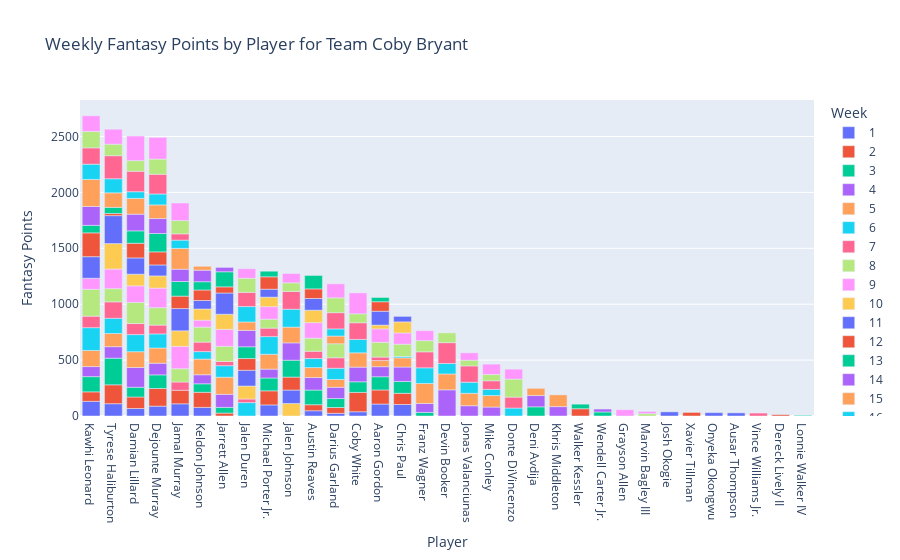
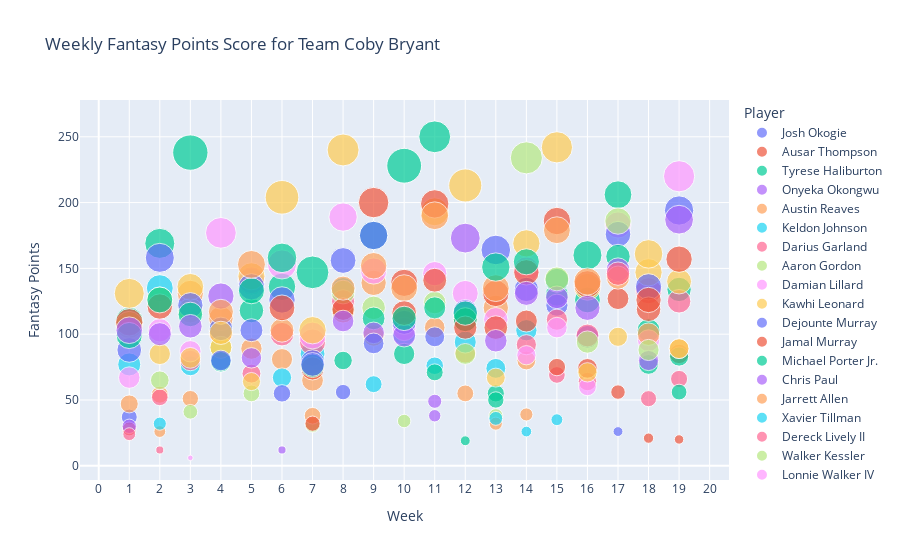

Write notebook code for charts like these, in order.
### Markdown cell above
Visualization of Player Weekly Points

### Code cell
# Option 1: Create a bar chart to visualize the weekly points by player
# Create a bar chart to visualize the weekly points by player
fig = px.bar(cleaned_df, 
             # Set axis and color
             x='Player', y='Fantasy Points', color="Week",
             # Title
             title=f'Weekly Fantasy Points by Player for Team {team_name}')

# Display in descending order
fig.update_layout(xaxis={'categoryorder': 'total descending'})  

# Display the bar chart
fig.show()

# Option 2: Create a scatter plot to visualize the weekly points by player
fig = px.scatter(cleaned_df,
                 # Set axis, size, and color
                 x='Week', y='Fantasy Points', color='Player', size='Weekly Contribution Percentage',
                 # Titles and labels
                 title=f'Weekly Fantasy Points Score for Team {team_name}',
                 labels={'Fantasy Points': 'Fantasy Points', 'Week': 'Week'}, hover_name='Player', size_max=25)

# Show every tick for weeks
fig.update_layout(
    xaxis = dict(
        tickmode = 'linear',
    )
)

# Display the scatter plot
fig.show()

### Figure 1 — Plotly figure (JSON) as saved in the notebook; plotly's stock layout.template omitted (floating-point values rounded to 4 significant figures)
{"data": [{"alignmentgroup": "True", "hovertemplate": "Week=1<br>Player=%{x}<br>Fantasy Points=%{y}<extra></extra>", "legendgroup": "1", "marker": {"color": "#636efa", "pattern": {"shape": ""}}, "name": "1", "offsetgroup": "1", "orientation": "v", "showlegend": true, "textposition": "auto", "type": "bar", "x": ["Josh Okogie", "Ausar Thompson", "Tyrese Haliburton", "Onyeka Okongwu", "Austin Reaves", "Keldon Johnson", "Darius Garland", "Aaron Gordon", "Damian Lillard", "Kawhi Leonard", "Dejounte Murray", "Jamal Murray", "Michael Porter Jr.", "Chris Paul"], "xaxis": "x", "y": [37, 28, 110, 30, 47, 77, 24, 107, 67, 131, 88, 109, 99, 103], "yaxis": "y"}, {"alignmentgroup": "True", "hovertemplate": "Week=2<br>Player=%{x}<br>Fantasy Points=%{y}<extra></extra>", "legendgroup": "2", "marker": {"color": "#EF553B", "pattern": {"shape": ""}}, "name": "2", "offsetgroup": "2", "orientation": "v", "showlegend": true, "textposition": "auto", "type": "bar", "x": ["Tyrese Haliburton", "Jarrett Allen", "Austin Reaves", "Darius Garland", "Keldon Johnson", "Aaron Gordon", "Xavier Tillman", "Damian Lillard", "Dereck Lively II", "Kawhi Leonard", "Dejounte Murray", "Walker Kessler", "Jamal Murray", "Michael Porter Jr.", "Chris Paul"], "xaxis": "x", "y": [169, 26, 54, 52, 135, 126, 32, 103, 12, 85, 158, 65, 121, 126, 100], "yaxis": "y"}, {"alignmentgroup": "True", "hovertemplate": "Week=3<br>Player=%{x}<br>Fantasy Points=%{y}<extra></extra>", "legendgroup": "3", "marker": {"color": "#00cc96", "pattern": {"shape": ""}}, "name": "3", "offsetgroup": "3", "orientation": "v", "showlegend": true, "textposition": "auto", "type": "bar", "x": ["Tyrese Haliburton", "Lonnie Walker IV", "Jarrett Allen", "Austin Reaves", "Keldon Johnson", "Darius Garland", "Deni Avdija", "Aaron Gordon", "Damian Lillard", "Dejounte Murray", "Kawhi Leonard", "Walker Kessler", "Michael Porter Jr.", "Chris Paul"], "xaxis": "x", "y": [238, 6, 51, 131, 76, 80, 82, 118, 87, 122, 136, 41, 115, 106], "yaxis": "y"}, {"alignmentgroup": "True", "hovertemplate": "Week=4<br>Player=%{x}<br>Fantasy Points=%{y}<extra></extra>", "legendgroup": "4", "marker": {"color": "#ab63fa", "pattern": {"shape": ""}}, "name": "4", "offsetgroup": "4", "orientation": "v", "showlegend": true, "textposition": "auto", "type": "bar", "x": ["Tyrese Haliburton", "Jarrett Allen", "Austin Reaves", "Keldon Johnson", "Darius Garland", "Deni Avdija", "Aaron Gordon", "Damian Lillard", "Kawhi Leonard", "Dejounte Murray", "Michael Porter Jr.", "Mike Conley", "Chris Paul"], "xaxis": "x", "y": [103, 117, 112, 81, 101, 101, 90, 177, 90, 104, 79, 80, 129], "yaxis": "y"}, {"alignmentgroup": "True", "hovertemplate": "Week=5<br>Player=%{x}<br>Fantasy Points=%{y}<extra></extra>", "legendgroup": "5", "marker": {"color": "#FFA15A", "pattern": {"shape": ""}}, "name": "5", "offsetgroup": "5", "orientation": "v", "showlegend": true, "textposition": "auto", "type": "bar", "x": ["Tyrese Haliburton", "Jarrett Allen", "Austin Reaves", "Darius Garland", "Keldon Johnson", "Deni Avdija", "Aaron Gordon", "Damian Lillard", "Dejounte Murray", "Kawhi Leonard", "Michael Porter Jr.", "Mike Conley", "Chris Paul"], "xaxis": "x", "y": [118, 153, 89, 70, 140, 64, 55, 141, 136, 144, 133, 103, 82], "yaxis": "y"}, {"alignmentgroup": "True", "hovertemplate": "Week=6<br>Player=%{x}<br>Fantasy Points=%{y}<extra></extra>", "legendgroup": "6", "marker": {"color": "#19d3f3", "pattern": {"shape": ""}}, "name": "6", "offsetgroup": "6", "orientation": "v", "showlegend": true, "textposition": "auto", "type": "bar", "x": ["Dejounte Murray", "Kawhi Leonard", "Tyrese Haliburton", "Jarrett Allen", "Jalen Duren", "Austin Reaves", "Keldon Johnson", "Darius Garland", "Michael Porter Jr.", "Mike Conley", "Chris Paul", "Damian Lillard"], "xaxis": "x", "y": [126, 204, 136, 103, 120, 81, 67, 100, 158, 55, 12, 153], "yaxis": "y"}, {"alignmentgroup": "True", "hovertemplate": "Week=7<br>Player=%{x}<br>Fantasy Points=%{y}<extra></extra>", "legendgroup": "7", "marker": {"color": "#FF6692", "pattern": {"shape": ""}}, "name": "7", "offsetgroup": "7", "orientation": "v", "showlegend": true, "textposition": "auto", "type": "bar", "x": ["Tyrese Haliburton", "Jarrett Allen", "Austin Reaves", "Keldon Johnson", "Darius Garland", "Aaron Gordon", "Damian Lillard", "Kawhi Leonard", "Dejounte Murray", "Jalen Duren", "Jamal Murray", "Michael Porter Jr.", "Mike Conley"], "xaxis": "x", "y": [147, 38, 65, 85, 94, 31, 99, 103, 79, 32, 74, 76, 77], "yaxis": "y"}, {"alignmentgroup": "True", "hovertemplate": "Week=8<br>Player=%{x}<br>Fantasy Points=%{y}<extra></extra>", "legendgroup": "8", "marker": {"color": "#B6E880", "pattern": {"shape": ""}}, "name": "8", "offsetgroup": "8", "orientation": "v", "showlegend": true, "textposition": "auto", "type": "bar", "x": ["Tyrese Haliburton", "Jarrett Allen", "Austin Reaves", "Keldon Johnson", "Darius Garland", "Aaron Gordon", "Damian Lillard", "Kawhi Leonard", "Dejounte Murray", "Jamal Murray", "Michael Porter Jr.", "Mike Conley", "Chris Paul"], "xaxis": "x", "y": [118, 135, 117, 134, 125, 132, 189, 240, 156, 119, 80, 56, 110], "yaxis": "y"}, {"alignmentgroup": "True", "hovertemplate": "Week=9<br>Player=%{x}<br>Fantasy Points=%{y}<extra></extra>", "legendgroup": "9", "marker": {"color": "#FF97FF", "pattern": {"shape": ""}}, "name": "9", "offsetgroup": "9", "orientation": "v", "showlegend": true, "textposition": "auto", "type": "bar", "x": ["Kawhi Leonard", "Dejounte Murray", "Tyrese Haliburton", "Jarrett Allen", "Austin Reaves", "Jamal Murray", "Keldon Johnson", "Michael Porter Jr.", "Chris Paul", "Mike Conley", "Aaron Gordon", "Damian Lillard"], "xaxis": "x", "y": [99, 175, 175, 152, 139, 200, 62, 112, 101, 93, 120, 148], "yaxis": "y"}, {"alignmentgroup": "True", "hovertemplate": "Week=10<br>Player=%{x}<br>Fantasy Points=%{y}<extra></extra>", "legendgroup": "10", "marker": {"color": "#FECB52", "pattern": {"shape": ""}}, "name": "10", "offsetgroup": "10", "orientation": "v", "showlegend": true, "textposition": "auto", "type": "bar", "x": ["Dejounte Murray", "Tyrese Haliburton", "Jarrett Allen", "Jalen Duren", "Austin Reaves", "Jamal Murray", "Keldon Johnson", "Michael Porter Jr.", "Jalen Johnson", "Chris Paul", "Aaron Gordon", "Damian Lillard"], "xaxis": "x", "y": [109, 228, 135, 116, 111, 139, 100, 85, 112, 99, 34, 104], "yaxis": "y"}, {"alignmentgroup": "True", "hovertemplate": "Week=11<br>Player=%{x}<br>Fantasy Points=%{y}<extra></extra>", "legendgroup": "11", "marker": {"color": "#636efa", "pattern": {"shape": ""}}, "name": "11", "offsetgroup": "11", "orientation": "v", "showlegend": true, "textposition": "auto", "type": "bar", "x": ["Coby White", "Tyrese Haliburton", "Jarrett Allen", "Austin Reaves", "Keldon Johnson", "Jalen Johnson", "Aaron Gordon", "Damian Lillard", "Dejounte Murray", "Kawhi Leonard", "Jalen Duren", "Jamal Murray", "Michael Porter Jr.", "Chris Paul"], "xaxis": "x", "y": [38, 250, 190, 105, 76, 120, 124, 146, 98, 193, 141, 199, 71, 49], "yaxis": "y"}, {"alignmentgroup": "True", "hovertemplate": "Week=12<br>Player=%{x}<br>Fantasy Points=%{y}<extra></extra>", "legendgroup": "12", "marker": {"color": "#EF553B", "pattern": {"shape": ""}}, "name": "12", "offsetgroup": "12", "orientation": "v", "showlegend": true, "textposition": "auto", "type": "bar", "x": ["Coby White", "Tyrese Haliburton", "Jarrett Allen", "Austin Reaves", "Keldon Johnson", "Jalen Johnson", "Aaron Gordon", "Damian Lillard", "Kawhi Leonard", "Dejounte Murray", "Jalen Duren", "Jamal Murray", "Michael Porter Jr."], "xaxis": "x", "y": [173, 19, 55, 86, 94, 116, 85, 131, 213, 117, 105, 111, 111], "yaxis": "y"}, {"alignmentgroup": "True", "hovertemplate": "Week=13<br>Player=%{x}<br>Fantasy Points=%{y}<extra></extra>", "legendgroup": "13", "marker": {"color": "#00cc96", "pattern": {"shape": ""}}, "name": "13", "offsetgroup": "13", "orientation": "v", "showlegend": true, "textposition": "auto", "type": "bar", "x": ["Coby White", "Tyrese Haliburton", "Jarrett Allen", "Franz Wagner", "Austin Reaves", "Keldon Johnson", "Jalen Johnson", "Aaron Gordon", "Damian Lillard", "Kawhi Leonard", "Dejounte Murray", "Wendell Carter Jr.", "Jalen Duren", "Jamal Murray", "Michael Porter Jr."], "xaxis": "x", "y": [95, 55, 135, 32, 120, 74, 151, 38, 111, 67, 164, 36, 105, 131, 50], "yaxis": "y"}, {"alignmentgroup": "True", "hovertemplate": "Week=14<br>Player=%{x}<br>Fantasy Points=%{y}<extra></extra>", "legendgroup": "14", "marker": {"color": "#ab63fa", "pattern": {"shape": ""}}, "name": "14", "offsetgroup": "14", "orientation": "v", "showlegend": true, "textposition": "auto", "type": "bar", "x": ["Coby White", "Jarrett Allen", "Franz Wagner", "Keldon Johnson", "Jalen Johnson", "Jonas Valanciunas", "Devin Booker", "Damian Lillard", "Khris Middleton", "Dejounte Murray", "Kawhi Leonard", "Wendell Carter Jr.", "Jalen Duren", "Jamal Murray"], "xaxis": "x", "y": [131, 39, 80, 103, 155, 92, 234, 149, 84, 134, 169, 26, 147, 110], "yaxis": "y"}, {"alignmentgroup": "True", "hovertemplate": "Week=15<br>Player=%{x}<br>Fantasy Points=%{y}<extra></extra>", "legendgroup": "15", "marker": {"color": "#FFA15A", "pattern": {"shape": ""}}, "name": "15", "offsetgroup": "15", "orientation": "v", "showlegend": true, "textposition": "auto", "type": "bar", "x": ["Coby White", "Tyrese Haliburton", "Franz Wagner", "Darius Garland", "Keldon Johnson", "Jalen Johnson", "Jonas Valanciunas", "Devin Booker", "Damian Lillard", "Khris Middleton", "Dejounte Murray", "Kawhi Leonard", "Jalen Duren", "Jamal Murray"], "xaxis": "x", "y": [128, 130, 179, 69, 35, 141, 111, 142, 141, 105, 122, 242, 75, 186], "yaxis": "y"}, {"alignmentgroup": "True", "hovertemplate": "Week=16<br>Player=%{x}<br>Fantasy Points=%{y}<extra></extra>", "legendgroup": "16", "marker": {"color": "#19d3f3", "pattern": {"shape": ""}}, "name": "16", "offsetgroup": "16", "orientation": "v", "showlegend": true, "textposition": "auto", "type": "bar", "x": ["Coby White", "Tyrese Haliburton", "Franz Wagner", "Darius Garland", "Jalen Johnson", "Donte DiVincenzo", "Jonas Valanciunas", "Damian Lillard", "Devin Booker", "Kawhi Leonard", "Dejounte Murray", "Jalen Duren", "Jamal Murray"], "xaxis": "x", "y": [120, 126, 140, 64, 160, 71, 99, 60, 94, 136, 98, 138, 74], "yaxis": "y"}, {"alignmentgroup": "True", "hovertemplate": "Week=17<br>Player=%{x}<br>Fantasy Points=%{y}<extra></extra>", "legendgroup": "17", "marker": {"color": "#FF6692", "pattern": {"shape": ""}}, "name": "17", "offsetgroup": "17", "orientation": "v", "showlegend": true, "textposition": "auto", "type": "bar", "x": ["Coby White", "Tyrese Haliburton", "Franz Wagner", "Vince Williams Jr.", "Darius Garland", "Jalen Johnson", "Donte DiVincenzo", "Jonas Valanciunas", "Devin Booker", "Damian Lillard", "Kawhi Leonard", "Dejounte Murray", "Jalen Duren", "Jamal Murray"], "xaxis": "x", "y": [149, 206, 143, 26, 145, 159, 98, 146, 186, 183, 146, 176, 127, 56], "yaxis": "y"}, {"alignmentgroup": "True", "hovertemplate": "Week=18<br>Player=%{x}<br>Fantasy Points=%{y}<extra></extra>", "legendgroup": "18", "marker": {"color": "#B6E880", "pattern": {"shape": ""}}, "name": "18", "offsetgroup": "18", "orientation": "v", "showlegend": true, "textposition": "auto", "type": "bar", "x": ["Coby White", "Tyrese Haliburton", "Franz Wagner", "Darius Garland", "Jalen Johnson", "Donte DiVincenzo", "Jonas Valanciunas", "Devin Booker", "Damian Lillard", "Dejounte Murray", "Kawhi Leonard", "Jalen Duren", "Jamal Murray", "Marvin Bagley III"], "xaxis": "x", "y": [80, 103, 100, 133, 77, 161, 51, 88, 95, 136, 147, 126, 119, 21], "yaxis": "y"}, {"alignmentgroup": "True", "hovertemplate": "Week=19<br>Player=%{x}<br>Fantasy Points=%{y}<extra></extra>", "legendgroup": "19", "marker": {"color": "#FF97FF", "pattern": {"shape": ""}}, "name": "19", "offsetgroup": "19", "orientation": "v", "showlegend": true, "textposition": "auto", "type": "bar", "x": ["Coby White", "Tyrese Haliburton", "Franz Wagner", "Darius Garland", "Jalen Johnson", "Grayson Allen", "Donte DiVincenzo", "Jonas Valanciunas", "Damian Lillard", "Dejounte Murray", "Kawhi Leonard", "Jalen Duren", "Jamal Murray", "Marvin Bagley III"], "xaxis": "x", "y": [187, 134, 89, 125, 83, 56, 89, 66, 220, 194, 140, 85, 157, 20], "yaxis": "y"}], "layout": {"barmode": "relative", "legend": {"title": {"text": "Week"}, "tracegroupgap": 0}, "title": {"text": "Weekly Fantasy Points by Player for Team Coby Bryant"}, "xaxis": {"anchor": "y", "categoryorder": "total descending", "domain": [0, 1], "title": {"text": "Player"}}, "yaxis": {"anchor": "x", "domain": [0, 1], "title": {"text": "Fantasy Points"}}}}

### Figure 2 — Plotly figure (JSON) as saved in the notebook; plotly's stock layout.template omitted (floating-point values rounded to 4 significant figures)
{"data": [{"hovertemplate": "<b>%{hovertext}</b><br><br>Player=Josh Okogie<br>Week=%{x}<br>Fantasy Points=%{y}<br>Weekly Contribution Percentage=%{marker.size}<extra></extra>", "hovertext": ["Josh Okogie"], "legendgroup": "Josh Okogie", "marker": {"color": "#636efa", "size": [3.5], "sizemode": "area", "sizeref": 0.02741, "symbol": "circle"}, "mode": "markers", "name": "Josh Okogie", "orientation": "v", "showlegend": true, "type": "scatter", "x": [1], "xaxis": "x", "y": [37], "yaxis": "y"}, {"hovertemplate": "<b>%{hovertext}</b><br><br>Player=Ausar Thompson<br>Week=%{x}<br>Fantasy Points=%{y}<br>Weekly Contribution Percentage=%{marker.size}<extra></extra>", "hovertext": ["Ausar Thompson"], "legendgroup": "Ausar Thompson", "marker": {"color": "#EF553B", "size": [2.65], "sizemode": "area", "sizeref": 0.02741, "symbol": "circle"}, "mode": "markers", "name": "Ausar Thompson", "orientation": "v", "showlegend": true, "type": "scatter", "x": [1], "xaxis": "x", "y": [28], "yaxis": "y"}, {"hovertemplate": "<b>%{hovertext}</b><br><br>Player=Tyrese Haliburton<br>Week=%{x}<br>Fantasy Points=%{y}<br>Weekly Contribution Percentage=%{marker.size}<extra></extra>", "hovertext": ["Tyrese Haliburton", "Tyrese Haliburton", "Tyrese Haliburton", "Tyrese Haliburton", "Tyrese Haliburton", "Tyrese Haliburton", "Tyrese Haliburton", "Tyrese Haliburton", "Tyrese Haliburton", "Tyrese Haliburton", "Tyrese Haliburton", "Tyrese Haliburton", "Tyrese Haliburton", "Tyrese Haliburton", "Tyrese Haliburton", "Tyrese Haliburton", "Tyrese Haliburton", "Tyrese Haliburton"], "legendgroup": "Tyrese Haliburton", "marker": {"color": "#00cc96", "size": [10.41, 12.39, 17.13, 7.55, 8.26, 10.34, 14.7, 6.9, 11.1, 16.62, 13.89, 1.34, 4.03, 7.2, 9.13, 10.59, 7.17, 8.15], "sizemode": "area", "sizeref": 0.02741, "symbol": "circle"}, "mode": "markers", "name": "Tyrese Haliburton", "orientation": "v", "showlegend": true, "type": "scatter", "x": [1, 2, 3, 4, 5, 6, 7, 8, 9, 10, 11, 12, 13, 15, 16, 17, 18, 19], "xaxis": "x", "y": [110, 169, 238, 103, 118, 136, 147, 118, 175, 228, 250, 19, 55, 130, 126, 206, 103, 134], "yaxis": "y"}, {"hovertemplate": "<b>%{hovertext}</b><br><br>Player=Onyeka Okongwu<br>Week=%{x}<br>Fantasy Points=%{y}<br>Weekly Contribution Percentage=%{marker.size}<extra></extra>", "hovertext": ["Onyeka Okongwu"], "legendgroup": "Onyeka Okongwu", "marker": {"color": "#ab63fa", "size": [2.84], "sizemode": "area", "sizeref": 0.02741, "symbol": "circle"}, "mode": "markers", "name": "Onyeka Okongwu", "orientation": "v", "showlegend": true, "type": "scatter", "x": [1], "xaxis": "x", "y": [30], "yaxis": "y"}, {"hovertemplate": "<b>%{hovertext}</b><br><br>Player=Austin Reaves<br>Week=%{x}<br>Fantasy Points=%{y}<br>Weekly Contribution Percentage=%{marker.size}<extra></extra>", "hovertext": ["Austin Reaves", "Austin Reaves", "Austin Reaves", "Austin Reaves", "Austin Reaves", "Austin Reaves", "Austin Reaves", "Austin Reaves", "Austin Reaves", "Austin Reaves", "Austin Reaves", "Austin Reaves", "Austin Reaves"], "legendgroup": "Austin Reaves", "marker": {"color": "#FFA15A", "size": [4.45, 3.96, 9.43, 8.21, 6.23, 6.16, 6.5, 6.84, 8.82, 8.09, 5.83, 6.07, 8.8], "sizemode": "area", "sizeref": 0.02741, "symbol": "circle"}, "mode": "markers", "name": "Austin Reaves", "orientation": "v", "showlegend": true, "type": "scatter", "x": [1, 2, 3, 4, 5, 6, 7, 8, 9, 10, 11, 12, 13], "xaxis": "x", "y": [47, 54, 131, 112, 89, 81, 65, 117, 139, 111, 105, 86, 120], "yaxis": "y"}, {"hovertemplate": "<b>%{hovertext}</b><br><br>Player=Keldon Johnson<br>Week=%{x}<br>Fantasy Points=%{y}<br>Weekly Contribution Percentage=%{marker.size}<extra></extra>", "hovertext": ["Keldon Johnson", "Keldon Johnson", "Keldon Johnson", "Keldon Johnson", "Keldon Johnson", "Keldon Johnson", "Keldon Johnson", "Keldon Johnson", "Keldon Johnson", "Keldon Johnson", "Keldon Johnson", "Keldon Johnson", "Keldon Johnson", "Keldon Johnson", "Keldon Johnson"], "legendgroup": "Keldon Johnson", "marker": {"color": "#19d3f3", "size": [7.28, 9.9, 5.47, 5.94, 9.8, 5.1, 8.5, 7.83, 3.93, 7.29, 4.22, 6.64, 5.43, 6.23, 1.94], "sizemode": "area", "sizeref": 0.02741, "symbol": "circle"}, "mode": "markers", "name": "Keldon Johnson", "orientation": "v", "showlegend": true, "type": "scatter", "x": [1, 2, 3, 4, 5, 6, 7, 8, 9, 10, 11, 12, 13, 14, 15], "xaxis": "x", "y": [77, 135, 76, 81, 140, 67, 85, 134, 62, 100, 76, 94, 74, 103, 35], "yaxis": "y"}, {"hovertemplate": "<b>%{hovertext}</b><br><br>Player=Darius Garland<br>Week=%{x}<br>Fantasy Points=%{y}<br>Weekly Contribution Percentage=%{marker.size}<extra></extra>", "hovertext": ["Darius Garland", "Darius Garland", "Darius Garland", "Darius Garland", "Darius Garland", "Darius Garland", "Darius Garland", "Darius Garland", "Darius Garland", "Darius Garland", "Darius Garland", "Darius Garland", "Darius Garland"], "legendgroup": "Darius Garland", "marker": {"color": "#FF6692", "size": [2.27, 3.81, 5.76, 7.4, 4.9, 7.6, 9.4, 7.31, 3.82, 4.64, 7.45, 9.26, 7.6], "sizemode": "area", "sizeref": 0.02741, "symbol": "circle"}, "mode": "markers", "name": "Darius Garland", "orientation": "v", "showlegend": true, "type": "scatter", "x": [1, 2, 3, 4, 5, 6, 7, 8, 15, 16, 17, 18, 19], "xaxis": "x", "y": [24, 52, 80, 101, 70, 100, 94, 125, 69, 64, 145, 133, 125], "yaxis": "y"}, {"hovertemplate": "<b>%{hovertext}</b><br><br>Player=Aaron Gordon<br>Week=%{x}<br>Fantasy Points=%{y}<br>Weekly Contribution Percentage=%{marker.size}<extra></extra>", "hovertext": ["Aaron Gordon", "Aaron Gordon", "Aaron Gordon", "Aaron Gordon", "Aaron Gordon", "Aaron Gordon", "Aaron Gordon", "Aaron Gordon", "Aaron Gordon", "Aaron Gordon", "Aaron Gordon", "Aaron Gordon"], "legendgroup": "Aaron Gordon", "marker": {"color": "#B6E880", "size": [10.12, 9.24, 8.5, 6.6, 3.85, 3.1, 7.71, 7.61, 2.48, 6.89, 6, 2.79], "sizemode": "area", "sizeref": 0.02741, "symbol": "circle"}, "mode": "markers", "name": "Aaron Gordon", "orientation": "v", "showlegend": true, "type": "scatter", "x": [1, 2, 3, 4, 5, 7, 8, 9, 10, 11, 12, 13], "xaxis": "x", "y": [107, 126, 118, 90, 55, 31, 132, 120, 34, 124, 85, 38], "yaxis": "y"}, {"hovertemplate": "<b>%{hovertext}</b><br><br>Player=Damian Lillard<br>Week=%{x}<br>Fantasy Points=%{y}<br>Weekly Contribution Percentage=%{marker.size}<extra></extra>", "hovertext": ["Damian Lillard", "Damian Lillard", "Damian Lillard", "Damian Lillard", "Damian Lillard", "Damian Lillard", "Damian Lillard", "Damian Lillard", "Damian Lillard", "Damian Lillard", "Damian Lillard", "Damian Lillard", "Damian Lillard", "Damian Lillard", "Damian Lillard", "Damian Lillard", "Damian Lillard", "Damian Lillard", "Damian Lillard"], "legendgroup": "Damian Lillard", "marker": {"color": "#FF97FF", "size": [6.34, 7.55, 6.26, 12.98, 9.87, 11.63, 9.9, 11.05, 9.39, 7.58, 8.11, 9.25, 8.14, 9.01, 7.81, 4.35, 9.4, 6.61, 13.37], "sizemode": "area", "sizeref": 0.02741, "symbol": "circle"}, "mode": "markers", "name": "Damian Lillard", "orientation": "v", "showlegend": true, "type": "scatter", "x": [1, 2, 3, 4, 5, 6, 7, 8, 9, 10, 11, 12, 13, 14, 15, 16, 17, 18, 19], "xaxis": "x", "y": [67, 103, 87, 177, 141, 153, 99, 189, 148, 104, 146, 131, 111, 149, 141, 60, 183, 95, 220], "yaxis": "y"}, {"hovertemplate": "<b>%{hovertext}</b><br><br>Player=Kawhi Leonard<br>Week=%{x}<br>Fantasy Points=%{y}<br>Weekly Contribution Percentage=%{marker.size}<extra></extra>", "hovertext": ["Kawhi Leonard", "Kawhi Leonard", "Kawhi Leonard", "Kawhi Leonard", "Kawhi Leonard", "Kawhi Leonard", "Kawhi Leonard", "Kawhi Leonard", "Kawhi Leonard", "Kawhi Leonard", "Kawhi Leonard", "Kawhi Leonard", "Kawhi Leonard", "Kawhi Leonard", "Kawhi Leonard", "Kawhi Leonard", "Kawhi Leonard", "Kawhi Leonard"], "legendgroup": "Kawhi Leonard", "marker": {"color": "#FECB52", "size": [12.39, 6.23, 9.79, 6.6, 10.08, 15.51, 10.3, 14.03, 6.28, 10.72, 15.04, 4.91, 10.22, 13.4, 9.86, 7.5, 10.23, 8.51], "sizemode": "area", "sizeref": 0.02741, "symbol": "circle"}, "mode": "markers", "name": "Kawhi Leonard", "orientation": "v", "showlegend": true, "type": "scatter", "x": [1, 2, 3, 4, 5, 6, 7, 8, 9, 11, 12, 13, 14, 15, 16, 17, 18, 19], "xaxis": "x", "y": [131, 85, 136, 90, 144, 204, 103, 240, 99, 193, 213, 67, 169, 242, 136, 146, 147, 140], "yaxis": "y"}, {"hovertemplate": "<b>%{hovertext}</b><br><br>Player=Dejounte Murray<br>Week=%{x}<br>Fantasy Points=%{y}<br>Weekly Contribution Percentage=%{marker.size}<extra></extra>", "hovertext": ["Dejounte Murray", "Dejounte Murray", "Dejounte Murray", "Dejounte Murray", "Dejounte Murray", "Dejounte Murray", "Dejounte Murray", "Dejounte Murray", "Dejounte Murray", "Dejounte Murray", "Dejounte Murray", "Dejounte Murray", "Dejounte Murray", "Dejounte Murray", "Dejounte Murray", "Dejounte Murray", "Dejounte Murray", "Dejounte Murray", "Dejounte Murray"], "legendgroup": "Dejounte Murray", "marker": {"color": "#636efa", "size": [8.33, 11.58, 8.78, 7.62, 9.52, 9.58, 7.9, 9.12, 11.1, 7.94, 5.44, 8.26, 12.02, 8.11, 6.76, 7.1, 9.04, 9.46, 11.79], "sizemode": "area", "sizeref": 0.02741, "symbol": "circle"}, "mode": "markers", "name": "Dejounte Murray", "orientation": "v", "showlegend": true, "type": "scatter", "x": [1, 2, 3, 4, 5, 6, 7, 8, 9, 10, 11, 12, 13, 14, 15, 16, 17, 18, 19], "xaxis": "x", "y": [88, 158, 122, 104, 136, 126, 79, 156, 175, 109, 98, 117, 164, 134, 122, 98, 176, 136, 194], "yaxis": "y"}, {"hovertemplate": "<b>%{hovertext}</b><br><br>Player=Jamal Murray<br>Week=%{x}<br>Fantasy Points=%{y}<br>Weekly Contribution Percentage=%{marker.size}<extra></extra>", "hovertext": ["Jamal Murray", "Jamal Murray", "Jamal Murray", "Jamal Murray", "Jamal Murray", "Jamal Murray", "Jamal Murray", "Jamal Murray", "Jamal Murray", "Jamal Murray", "Jamal Murray", "Jamal Murray", "Jamal Murray", "Jamal Murray", "Jamal Murray"], "legendgroup": "Jamal Murray", "marker": {"color": "#EF553B", "size": [10.31, 8.87, 7.4, 6.95, 12.69, 10.13, 11.06, 7.84, 9.6, 6.65, 10.3, 5.36, 2.88, 8.28, 9.54], "sizemode": "area", "sizeref": 0.02741, "symbol": "circle"}, "mode": "markers", "name": "Jamal Murray", "orientation": "v", "showlegend": true, "type": "scatter", "x": [1, 2, 7, 8, 9, 10, 11, 12, 13, 14, 15, 16, 17, 18, 19], "xaxis": "x", "y": [109, 121, 74, 119, 200, 139, 199, 111, 131, 110, 186, 74, 56, 119, 157], "yaxis": "y"}, {"hovertemplate": "<b>%{hovertext}</b><br><br>Player=Michael Porter Jr.<br>Week=%{x}<br>Fantasy Points=%{y}<br>Weekly Contribution Percentage=%{marker.size}<extra></extra>", "hovertext": ["Michael Porter Jr.", "Michael Porter Jr.", "Michael Porter Jr.", "Michael Porter Jr.", "Michael Porter Jr.", "Michael Porter Jr.", "Michael Porter Jr.", "Michael Porter Jr.", "Michael Porter Jr.", "Michael Porter Jr.", "Michael Porter Jr.", "Michael Porter Jr.", "Michael Porter Jr."], "legendgroup": "Michael Porter Jr.", "marker": {"color": "#00cc96", "size": [9.37, 9.24, 8.28, 5.79, 9.31, 12.02, 7.6, 4.68, 7.11, 6.2, 3.94, 7.84, 3.67], "sizemode": "area", "sizeref": 0.02741, "symbol": "circle"}, "mode": "markers", "name": "Michael Porter Jr.", "orientation": "v", "showlegend": true, "type": "scatter", "x": [1, 2, 3, 4, 5, 6, 7, 8, 9, 10, 11, 12, 13], "xaxis": "x", "y": [99, 126, 115, 79, 133, 158, 76, 80, 112, 85, 71, 111, 50], "yaxis": "y"}, {"hovertemplate": "<b>%{hovertext}</b><br><br>Player=Chris Paul<br>Week=%{x}<br>Fantasy Points=%{y}<br>Weekly Contribution Percentage=%{marker.size}<extra></extra>", "hovertext": ["Chris Paul", "Chris Paul", "Chris Paul", "Chris Paul", "Chris Paul", "Chris Paul", "Chris Paul", "Chris Paul", "Chris Paul", "Chris Paul"], "legendgroup": "Chris Paul", "marker": {"color": "#ab63fa", "size": [9.74, 7.33, 7.63, 9.46, 5.74, 0.91, 6.43, 6.41, 7.22, 2.72], "sizemode": "area", "sizeref": 0.02741, "symbol": "circle"}, "mode": "markers", "name": "Chris Paul", "orientation": "v", "showlegend": true, "type": "scatter", "x": [1, 2, 3, 4, 5, 6, 8, 9, 10, 11], "xaxis": "x", "y": [103, 100, 106, 129, 82, 12, 110, 101, 99, 49], "yaxis": "y"}, {"hovertemplate": "<b>%{hovertext}</b><br><br>Player=Jarrett Allen<br>Week=%{x}<br>Fantasy Points=%{y}<br>Weekly Contribution Percentage=%{marker.size}<extra></extra>", "hovertext": ["Jarrett Allen", "Jarrett Allen", "Jarrett Allen", "Jarrett Allen", "Jarrett Allen", "Jarrett Allen", "Jarrett Allen", "Jarrett Allen", "Jarrett Allen", "Jarrett Allen", "Jarrett Allen", "Jarrett Allen", "Jarrett Allen"], "legendgroup": "Jarrett Allen", "marker": {"color": "#FFA15A", "size": [1.91, 3.67, 8.58, 10.71, 7.83, 3.8, 7.89, 9.64, 9.84, 10.56, 3.88, 9.9, 2.36], "sizemode": "area", "sizeref": 0.02741, "symbol": "circle"}, "mode": "markers", "name": "Jarrett Allen", "orientation": "v", "showlegend": true, "type": "scatter", "x": [2, 3, 4, 5, 6, 7, 8, 9, 10, 11, 12, 13, 14], "xaxis": "x", "y": [26, 51, 117, 153, 103, 38, 135, 152, 135, 190, 55, 135, 39], "yaxis": "y"}, {"hovertemplate": "<b>%{hovertext}</b><br><br>Player=Xavier Tillman<br>Week=%{x}<br>Fantasy Points=%{y}<br>Weekly Contribution Percentage=%{marker.size}<extra></extra>", "hovertext": ["Xavier Tillman"], "legendgroup": "Xavier Tillman", "marker": {"color": "#19d3f3", "size": [2.35], "sizemode": "area", "sizeref": 0.02741, "symbol": "circle"}, "mode": "markers", "name": "Xavier Tillman", "orientation": "v", "showlegend": true, "type": "scatter", "x": [2], "xaxis": "x", "y": [32], "yaxis": "y"}, {"hovertemplate": "<b>%{hovertext}</b><br><br>Player=Dereck Lively II<br>Week=%{x}<br>Fantasy Points=%{y}<br>Weekly Contribution Percentage=%{marker.size}<extra></extra>", "hovertext": ["Dereck Lively II"], "legendgroup": "Dereck Lively II", "marker": {"color": "#FF6692", "size": [0.88], "sizemode": "area", "sizeref": 0.02741, "symbol": "circle"}, "mode": "markers", "name": "Dereck Lively II", "orientation": "v", "showlegend": true, "type": "scatter", "x": [2], "xaxis": "x", "y": [12], "yaxis": "y"}, {"hovertemplate": "<b>%{hovertext}</b><br><br>Player=Walker Kessler<br>Week=%{x}<br>Fantasy Points=%{y}<br>Weekly Contribution Percentage=%{marker.size}<extra></extra>", "hovertext": ["Walker Kessler", "Walker Kessler"], "legendgroup": "Walker Kessler", "marker": {"color": "#B6E880", "size": [4.77, 2.95], "sizemode": "area", "sizeref": 0.02741, "symbol": "circle"}, "mode": "markers", "name": "Walker Kessler", "orientation": "v", "showlegend": true, "type": "scatter", "x": [2, 3], "xaxis": "x", "y": [65, 41], "yaxis": "y"}, {"hovertemplate": "<b>%{hovertext}</b><br><br>Player=Lonnie Walker IV<br>Week=%{x}<br>Fantasy Points=%{y}<br>Weekly Contribution Percentage=%{marker.size}<extra></extra>", "hovertext": ["Lonnie Walker IV"], "legendgroup": "Lonnie Walker IV", "marker": {"color": "#FF97FF", "size": [0.43], "sizemode": "area", "sizeref": 0.02741, "symbol": "circle"}, "mode": "markers", "name": "Lonnie Walker IV", "orientation": "v", "showlegend": true, "type": "scatter", "x": [3], "xaxis": "x", "y": [6], "yaxis": "y"}, {"hovertemplate": "<b>%{hovertext}</b><br><br>Player=Deni Avdija<br>Week=%{x}<br>Fantasy Points=%{y}<br>Weekly Contribution Percentage=%{marker.size}<extra></extra>", "hovertext": ["Deni Avdija", "Deni Avdija", "Deni Avdija"], "legendgroup": "Deni Avdija", "marker": {"color": "#FECB52", "size": [5.9, 7.4, 4.48], "sizemode": "area", "sizeref": 0.02741, "symbol": "circle"}, "mode": "markers", "name": "Deni Avdija", "orientation": "v", "showlegend": true, "type": "scatter", "x": [3, 4, 5], "xaxis": "x", "y": [82, 101, 64], "yaxis": "y"}, {"hovertemplate": "<b>%{hovertext}</b><br><br>Player=Mike Conley<br>Week=%{x}<br>Fantasy Points=%{y}<br>Weekly Contribution Percentage=%{marker.size}<extra></extra>", "hovertext": ["Mike Conley", "Mike Conley", "Mike Conley", "Mike Conley", "Mike Conley", "Mike Conley"], "legendgroup": "Mike Conley", "marker": {"color": "#636efa", "size": [5.87, 7.21, 4.18, 7.7, 3.27, 5.9], "sizemode": "area", "sizeref": 0.02741, "symbol": "circle"}, "mode": "markers", "name": "Mike Conley", "orientation": "v", "showlegend": true, "type": "scatter", "x": [4, 5, 6, 7, 8, 9], "xaxis": "x", "y": [80, 103, 55, 77, 56, 93], "yaxis": "y"}, {"hovertemplate": "<b>%{hovertext}</b><br><br>Player=Jalen Duren<br>Week=%{x}<br>Fantasy Points=%{y}<br>Weekly Contribution Percentage=%{marker.size}<extra></extra>", "hovertext": ["Jalen Duren", "Jalen Duren", "Jalen Duren", "Jalen Duren", "Jalen Duren", "Jalen Duren", "Jalen Duren", "Jalen Duren", "Jalen Duren", "Jalen Duren", "Jalen Duren", "Jalen Duren"], "legendgroup": "Jalen Duren", "marker": {"color": "#EF553B", "size": [9.13, 3.2, 8.45, 7.83, 7.42, 7.7, 8.89, 4.15, 10, 6.53, 8.77, 5.17], "sizemode": "area", "sizeref": 0.02741, "symbol": "circle"}, "mode": "markers", "name": "Jalen Duren", "orientation": "v", "showlegend": true, "type": "scatter", "x": [6, 7, 10, 11, 12, 13, 14, 15, 16, 17, 18, 19], "xaxis": "x", "y": [120, 32, 116, 141, 105, 105, 147, 75, 138, 127, 126, 85], "yaxis": "y"}, {"hovertemplate": "<b>%{hovertext}</b><br><br>Player=Jalen Johnson<br>Week=%{x}<br>Fantasy Points=%{y}<br>Weekly Contribution Percentage=%{marker.size}<extra></extra>", "hovertext": ["Jalen Johnson", "Jalen Johnson", "Jalen Johnson", "Jalen Johnson", "Jalen Johnson", "Jalen Johnson", "Jalen Johnson", "Jalen Johnson", "Jalen Johnson", "Jalen Johnson"], "legendgroup": "Jalen Johnson", "marker": {"color": "#00cc96", "size": [8.16, 6.67, 8.19, 11.07, 9.38, 7.81, 11.59, 8.17, 5.36, 5.05], "sizemode": "area", "sizeref": 0.02741, "symbol": "circle"}, "mode": "markers", "name": "Jalen Johnson", "orientation": "v", "showlegend": true, "type": "scatter", "x": [10, 11, 12, 13, 14, 15, 16, 17, 18, 19], "xaxis": "x", "y": [112, 120, 116, 151, 155, 141, 160, 159, 77, 83], "yaxis": "y"}, {"hovertemplate": "<b>%{hovertext}</b><br><br>Player=Coby White<br>Week=%{x}<br>Fantasy Points=%{y}<br>Weekly Contribution Percentage=%{marker.size}<extra></extra>", "hovertext": ["Coby White", "Coby White", "Coby White", "Coby White", "Coby White", "Coby White", "Coby White", "Coby White", "Coby White"], "legendgroup": "Coby White", "marker": {"color": "#ab63fa", "size": [2.11, 12.22, 6.96, 7.92, 7.09, 8.7, 7.66, 5.57, 11.37], "sizemode": "area", "sizeref": 0.02741, "symbol": "circle"}, "mode": "markers", "name": "Coby White", "orientation": "v", "showlegend": true, "type": "scatter", "x": [11, 12, 13, 14, 15, 16, 17, 18, 19], "xaxis": "x", "y": [38, 173, 95, 131, 128, 120, 149, 80, 187], "yaxis": "y"}, {"hovertemplate": "<b>%{hovertext}</b><br><br>Player=Franz Wagner<br>Week=%{x}<br>Fantasy Points=%{y}<br>Weekly Contribution Percentage=%{marker.size}<extra></extra>", "hovertext": ["Franz Wagner", "Franz Wagner", "Franz Wagner", "Franz Wagner", "Franz Wagner", "Franz Wagner", "Franz Wagner"], "legendgroup": "Franz Wagner", "marker": {"color": "#FFA15A", "size": [2.35, 4.84, 9.91, 10.14, 7.35, 6.96, 5.41], "sizemode": "area", "sizeref": 0.02741, "symbol": "circle"}, "mode": "markers", "name": "Franz Wagner", "orientation": "v", "showlegend": true, "type": "scatter", "x": [13, 14, 15, 16, 17, 18, 19], "xaxis": "x", "y": [32, 80, 179, 140, 143, 100, 89], "yaxis": "y"}, {"hovertemplate": "<b>%{hovertext}</b><br><br>Player=Wendell Carter Jr.<br>Week=%{x}<br>Fantasy Points=%{y}<br>Weekly Contribution Percentage=%{marker.size}<extra></extra>", "hovertext": ["Wendell Carter Jr.", "Wendell Carter Jr."], "legendgroup": "Wendell Carter Jr.", "marker": {"color": "#19d3f3", "size": [2.64, 1.57], "sizemode": "area", "sizeref": 0.02741, "symbol": "circle"}, "mode": "markers", "name": "Wendell Carter Jr.", "orientation": "v", "showlegend": true, "type": "scatter", "x": [13, 14], "xaxis": "x", "y": [36, 26], "yaxis": "y"}, {"hovertemplate": "<b>%{hovertext}</b><br><br>Player=Jonas Valanciunas<br>Week=%{x}<br>Fantasy Points=%{y}<br>Weekly Contribution Percentage=%{marker.size}<extra></extra>", "hovertext": ["Jonas Valanciunas", "Jonas Valanciunas", "Jonas Valanciunas", "Jonas Valanciunas", "Jonas Valanciunas", "Jonas Valanciunas"], "legendgroup": "Jonas Valanciunas", "marker": {"color": "#FF6692", "size": [5.57, 6.15, 7.17, 7.5, 3.55, 4.01], "sizemode": "area", "sizeref": 0.02741, "symbol": "circle"}, "mode": "markers", "name": "Jonas Valanciunas", "orientation": "v", "showlegend": true, "type": "scatter", "x": [14, 15, 16, 17, 18, 19], "xaxis": "x", "y": [92, 111, 99, 146, 51, 66], "yaxis": "y"}, {"hovertemplate": "<b>%{hovertext}</b><br><br>Player=Devin Booker<br>Week=%{x}<br>Fantasy Points=%{y}<br>Weekly Contribution Percentage=%{marker.size}<extra></extra>", "hovertext": ["Devin Booker", "Devin Booker", "Devin Booker", "Devin Booker", "Devin Booker"], "legendgroup": "Devin Booker", "marker": {"color": "#B6E880", "size": [14.16, 7.86, 6.81, 9.56, 6.12], "sizemode": "area", "sizeref": 0.02741, "symbol": "circle"}, "mode": "markers", "name": "Devin Booker", "orientation": "v", "showlegend": true, "type": "scatter", "x": [14, 15, 16, 17, 18], "xaxis": "x", "y": [234, 142, 94, 186, 88], "yaxis": "y"}, {"hovertemplate": "<b>%{hovertext}</b><br><br>Player=Khris Middleton<br>Week=%{x}<br>Fantasy Points=%{y}<br>Weekly Contribution Percentage=%{marker.size}<extra></extra>", "hovertext": ["Khris Middleton", "Khris Middleton"], "legendgroup": "Khris Middleton", "marker": {"color": "#FF97FF", "size": [5.08, 5.81], "sizemode": "area", "sizeref": 0.02741, "symbol": "circle"}, "mode": "markers", "name": "Khris Middleton", "orientation": "v", "showlegend": true, "type": "scatter", "x": [14, 15], "xaxis": "x", "y": [84, 105], "yaxis": "y"}, {"hovertemplate": "<b>%{hovertext}</b><br><br>Player=Donte DiVincenzo<br>Week=%{x}<br>Fantasy Points=%{y}<br>Weekly Contribution Percentage=%{marker.size}<extra></extra>", "hovertext": ["Donte DiVincenzo", "Donte DiVincenzo", "Donte DiVincenzo", "Donte DiVincenzo"], "legendgroup": "Donte DiVincenzo", "marker": {"color": "#FECB52", "size": [5.14, 5.04, 11.2, 5.41], "sizemode": "area", "sizeref": 0.02741, "symbol": "circle"}, "mode": "markers", "name": "Donte DiVincenzo", "orientation": "v", "showlegend": true, "type": "scatter", "x": [16, 17, 18, 19], "xaxis": "x", "y": [71, 98, 161, 89], "yaxis": "y"}, {"hovertemplate": "<b>%{hovertext}</b><br><br>Player=Vince Williams Jr.<br>Week=%{x}<br>Fantasy Points=%{y}<br>Weekly Contribution Percentage=%{marker.size}<extra></extra>", "hovertext": ["Vince Williams Jr."], "legendgroup": "Vince Williams Jr.", "marker": {"color": "#636efa", "size": [1.34], "sizemode": "area", "sizeref": 0.02741, "symbol": "circle"}, "mode": "markers", "name": "Vince Williams Jr.", "orientation": "v", "showlegend": true, "type": "scatter", "x": [17], "xaxis": "x", "y": [26], "yaxis": "y"}, {"hovertemplate": "<b>%{hovertext}</b><br><br>Player=Marvin Bagley III<br>Week=%{x}<br>Fantasy Points=%{y}<br>Weekly Contribution Percentage=%{marker.size}<extra></extra>", "hovertext": ["Marvin Bagley III", "Marvin Bagley III"], "legendgroup": "Marvin Bagley III", "marker": {"color": "#EF553B", "size": [1.46, 1.22], "sizemode": "area", "sizeref": 0.02741, "symbol": "circle"}, "mode": "markers", "name": "Marvin Bagley III", "orientation": "v", "showlegend": true, "type": "scatter", "x": [18, 19], "xaxis": "x", "y": [21, 20], "yaxis": "y"}, {"hovertemplate": "<b>%{hovertext}</b><br><br>Player=Grayson Allen<br>Week=%{x}<br>Fantasy Points=%{y}<br>Weekly Contribution Percentage=%{marker.size}<extra></extra>", "hovertext": ["Grayson Allen"], "legendgroup": "Grayson Allen", "marker": {"color": "#00cc96", "size": [3.4], "sizemode": "area", "sizeref": 0.02741, "symbol": "circle"}, "mode": "markers", "name": "Grayson Allen", "orientation": "v", "showlegend": true, "type": "scatter", "x": [19], "xaxis": "x", "y": [56], "yaxis": "y"}], "layout": {"legend": {"itemsizing": "constant", "title": {"text": "Player"}, "tracegroupgap": 0}, "title": {"text": "Weekly Fantasy Points Score for Team Coby Bryant"}, "xaxis": {"anchor": "y", "domain": [0, 1], "tickmode": "linear", "title": {"text": "Week"}}, "yaxis": {"anchor": "x", "domain": [0, 1], "title": {"text": "Fantasy Points"}}}}
